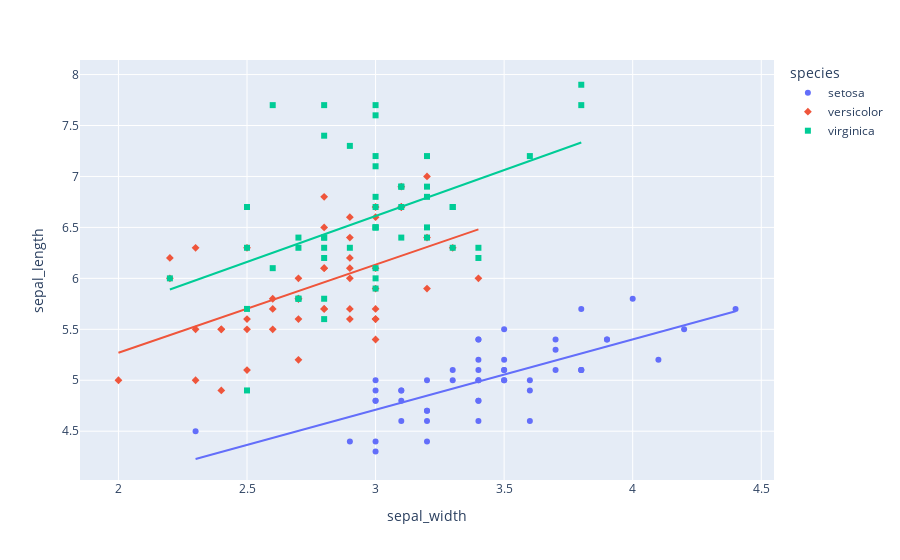

The cell this chart's notebook holds for it:
### Code cell
df = sns.load_dataset("iris")

## type your code ##
fig = px.scatter(
    data_frame=df,
    x='sepal_width',
    y='sepal_length',
    color='species', #색을 다르게 해줌
    symbol='species',
    trendline='ols'
)

fig.show()

### Figure 1 — Plotly figure (JSON) as saved in the notebook; plotly's stock layout.template omitted (floating-point values rounded to 4 significant figures)
{"data": [{"hovertemplate": "species=setosa<br>sepal_width=%{x}<br>sepal_length=%{y}<extra></extra>", "legendgroup": "setosa", "marker": {"color": "#636efa", "symbol": "circle"}, "mode": "markers", "name": "setosa", "orientation": "v", "showlegend": true, "type": "scatter", "x": [3.5, 3, 3.2, 3.1, 3.6, 3.9, 3.4, 3.4, 2.9, 3.1, 3.7, 3.4, 3, 3, 4, 4.4, 3.9, 3.5, 3.8, 3.8, 3.4, 3.7, 3.6, 3.3, 3.4, 3, 3.4, 3.5, 3.4, 3.2, 3.1, 3.4, 4.1, 4.2, 3.1, 3.2, 3.5, 3.6, 3, 3.4, 3.5, 2.3, 3.2, 3.5, 3.8, 3, 3.8, 3.2, 3.7, 3.3], "xaxis": "x", "y": [5.1, 4.9, 4.7, 4.6, 5, 5.4, 4.6, 5, 4.4, 4.9, 5.4, 4.8, 4.8, 4.3, 5.8, 5.7, 5.4, 5.1, 5.7, 5.1, 5.4, 5.1, 4.6, 5.1, 4.8, 5, 5, 5.2, 5.2, 4.7, 4.8, 5.4, 5.2, 5.5, 4.9, 5, 5.5, 4.9, 4.4, 5.1, 5, 4.5, 4.4, 5, 5.1, 4.8, 5.1, 4.6, 5.3, 5], "yaxis": "y"}, {"hovertemplate": "<b>OLS trendline</b><br>sepal_length = 0.69049 * sepal_width + 2.639<br>R<sup>2</sup>=0.551376<br><br>species=setosa<br>sepal_width=%{x}<br>sepal_length=%{y} <b>(trend)</b><extra></extra>", "legendgroup": "setosa", "marker": {"color": "#636efa", "symbol": "circle"}, "mode": "lines", "name": "setosa", "showlegend": false, "type": "scatter", "x": [2.3, 2.9, 3, 3, 3, 3, 3, 3, 3.1, 3.1, 3.1, 3.1, 3.2, 3.2, 3.2, 3.2, 3.2, 3.3, 3.3, 3.4, 3.4, 3.4, 3.4, 3.4, 3.4, 3.4, 3.4, 3.4, 3.5, 3.5, 3.5, 3.5, 3.5, 3.5, 3.6, 3.6, 3.6, 3.7, 3.7, 3.7, 3.8, 3.8, 3.8, 3.8, 3.9, 3.9, 4, 4.1, 4.2, 4.4], "xaxis": "x", "y": [4.227, 4.641, 4.71, 4.71, 4.71, 4.71, 4.71, 4.71, 4.78, 4.78, 4.78, 4.78, 4.849, 4.849, 4.849, 4.849, 4.849, 4.918, 4.918, 4.987, 4.987, 4.987, 4.987, 4.987, 4.987, 4.987, 4.987, 4.987, 5.056, 5.056, 5.056, 5.056, 5.056, 5.056, 5.125, 5.125, 5.125, 5.194, 5.194, 5.194, 5.263, 5.263, 5.263, 5.263, 5.332, 5.332, 5.401, 5.47, 5.539, 5.677], "yaxis": "y"}, {"hovertemplate": "species=versicolor<br>sepal_width=%{x}<br>sepal_length=%{y}<extra></extra>", "legendgroup": "versicolor", "marker": {"color": "#EF553B", "symbol": "diamond"}, "mode": "markers", "name": "versicolor", "orientation": "v", "showlegend": true, "type": "scatter", "x": [3.2, 3.2, 3.1, 2.3, 2.8, 2.8, 3.3, 2.4, 2.9, 2.7, 2, 3, 2.2, 2.9, 2.9, 3.1, 3, 2.7, 2.2, 2.5, 3.2, 2.8, 2.5, 2.8, 2.9, 3, 2.8, 3, 2.9, 2.6, 2.4, 2.4, 2.7, 2.7, 3, 3.4, 3.1, 2.3, 3, 2.5, 2.6, 3, 2.6, 2.3, 2.7, 3, 2.9, 2.9, 2.5, 2.8], "xaxis": "x", "y": [7, 6.4, 6.9, 5.5, 6.5, 5.7, 6.3, 4.9, 6.6, 5.2, 5, 5.9, 6, 6.1, 5.6, 6.7, 5.6, 5.8, 6.2, 5.6, 5.9, 6.1, 6.3, 6.1, 6.4, 6.6, 6.8, 6.7, 6, 5.7, 5.5, 5.5, 5.8, 6, 5.4, 6, 6.7, 6.3, 5.6, 5.5, 5.5, 6.1, 5.8, 5, 5.6, 5.7, 5.7, 6.2, 5.1, 5.7], "yaxis": "y"}, {"hovertemplate": "<b>OLS trendline</b><br>sepal_length = 0.865078 * sepal_width + 3.53973<br>R<sup>2</sup>=0.276582<br><br>species=versicolor<br>sepal_width=%{x}<br>sepal_length=%{y} <b>(trend)</b><extra></extra>", "legendgroup": "versicolor", "marker": {"color": "#EF553B", "symbol": "diamond"}, "mode": "lines", "name": "versicolor", "showlegend": false, "type": "scatter", "x": [2, 2.2, 2.2, 2.3, 2.3, 2.3, 2.4, 2.4, 2.4, 2.5, 2.5, 2.5, 2.5, 2.6, 2.6, 2.6, 2.7, 2.7, 2.7, 2.7, 2.7, 2.8, 2.8, 2.8, 2.8, 2.8, 2.8, 2.9, 2.9, 2.9, 2.9, 2.9, 2.9, 2.9, 3, 3, 3, 3, 3, 3, 3, 3, 3.1, 3.1, 3.1, 3.2, 3.2, 3.2, 3.3, 3.4], "xaxis": "x", "y": [5.27, 5.443, 5.443, 5.529, 5.529, 5.529, 5.616, 5.616, 5.616, 5.702, 5.702, 5.702, 5.702, 5.789, 5.789, 5.789, 5.875, 5.875, 5.875, 5.875, 5.875, 5.962, 5.962, 5.962, 5.962, 5.962, 5.962, 6.048, 6.048, 6.048, 6.048, 6.048, 6.048, 6.048, 6.135, 6.135, 6.135, 6.135, 6.135, 6.135, 6.135, 6.135, 6.221, 6.221, 6.221, 6.308, 6.308, 6.308, 6.394, 6.481], "yaxis": "y"}, {"hovertemplate": "species=virginica<br>sepal_width=%{x}<br>sepal_length=%{y}<extra></extra>", "legendgroup": "virginica", "marker": {"color": "#00cc96", "symbol": "square"}, "mode": "markers", "name": "virginica", "orientation": "v", "showlegend": true, "type": "scatter", "x": [3.3, 2.7, 3, 2.9, 3, 3, 2.5, 2.9, 2.5, 3.6, 3.2, 2.7, 3, 2.5, 2.8, 3.2, 3, 3.8, 2.6, 2.2, 3.2, 2.8, 2.8, 2.7, 3.3, 3.2, 2.8, 3, 2.8, 3, 2.8, 3.8, 2.8, 2.8, 2.6, 3, 3.4, 3.1, 3, 3.1, 3.1, 3.1, 2.7, 3.2, 3.3, 3, 2.5, 3, 3.4, 3], "xaxis": "x", "y": [6.3, 5.8, 7.1, 6.3, 6.5, 7.6, 4.9, 7.3, 6.7, 7.2, 6.5, 6.4, 6.8, 5.7, 5.8, 6.4, 6.5, 7.7, 7.7, 6, 6.9, 5.6, 7.7, 6.3, 6.7, 7.2, 6.2, 6.1, 6.4, 7.2, 7.4, 7.9, 6.4, 6.3, 6.1, 7.7, 6.3, 6.4, 6, 6.9, 6.7, 6.9, 5.8, 6.8, 6.7, 6.7, 6.3, 6.5, 6.2, 5.9], "yaxis": "y"}, {"hovertemplate": "<b>OLS trendline</b><br>sepal_length = 0.901534 * sepal_width + 3.90684<br>R<sup>2</sup>=0.209057<br><br>species=virginica<br>sepal_width=%{x}<br>sepal_length=%{y} <b>(trend)</b><extra></extra>", "legendgroup": "virginica", "marker": {"color": "#00cc96", "symbol": "square"}, "mode": "lines", "name": "virginica", "showlegend": false, "type": "scatter", "x": [2.2, 2.5, 2.5, 2.5, 2.5, 2.6, 2.6, 2.7, 2.7, 2.7, 2.7, 2.8, 2.8, 2.8, 2.8, 2.8, 2.8, 2.8, 2.8, 2.9, 2.9, 3, 3, 3, 3, 3, 3, 3, 3, 3, 3, 3, 3, 3.1, 3.1, 3.1, 3.1, 3.2, 3.2, 3.2, 3.2, 3.2, 3.3, 3.3, 3.3, 3.4, 3.4, 3.6, 3.8, 3.8], "xaxis": "x", "y": [5.89, 6.161, 6.161, 6.161, 6.161, 6.251, 6.251, 6.341, 6.341, 6.341, 6.341, 6.431, 6.431, 6.431, 6.431, 6.431, 6.431, 6.431, 6.431, 6.521, 6.521, 6.611, 6.611, 6.611, 6.611, 6.611, 6.611, 6.611, 6.611, 6.611, 6.611, 6.611, 6.611, 6.702, 6.702, 6.702, 6.702, 6.792, 6.792, 6.792, 6.792, 6.792, 6.882, 6.882, 6.882, 6.972, 6.972, 7.152, 7.333, 7.333], "yaxis": "y"}], "layout": {"legend": {"title": {"text": "species"}, "tracegroupgap": 0}, "margin": {"t": 60}, "xaxis": {"anchor": "y", "domain": [0, 1], "title": {"text": "sepal_width"}}, "yaxis": {"anchor": "x", "domain": [0, 1], "title": {"text": "sepal_length"}}}}
